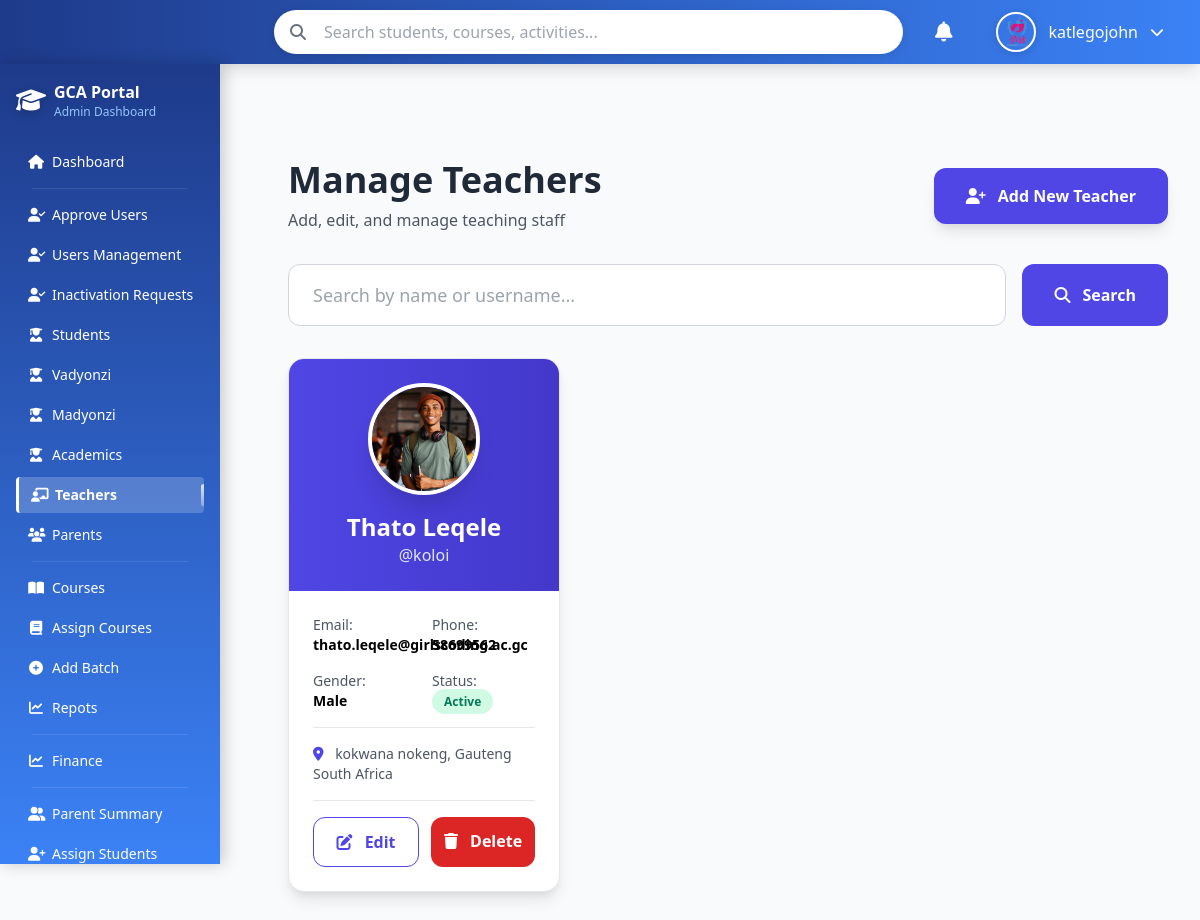
Before: /manage_teachers.php (signed in) with the older database file.
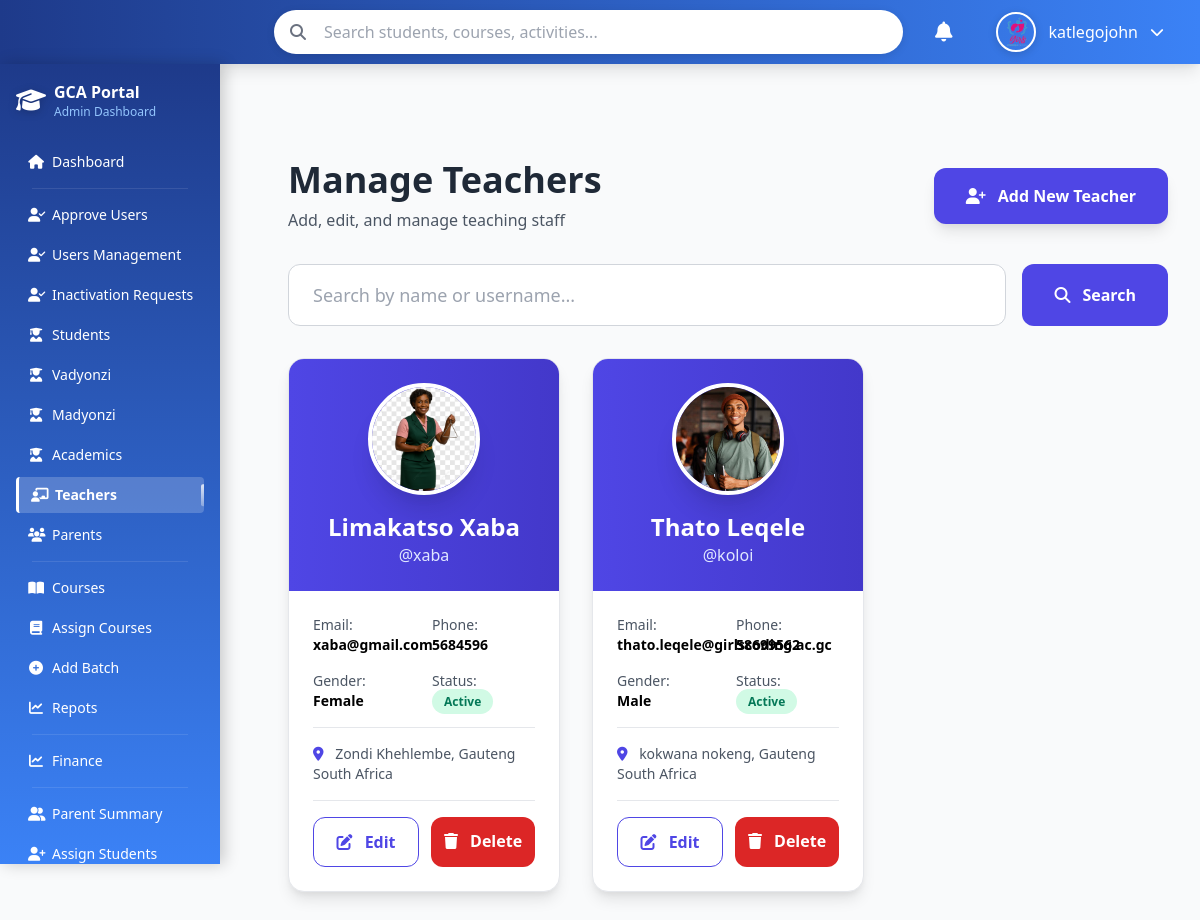
After: the same page with the newer database file.
### tables this page shows
CREATE TABLE `users` (
  `user_id` int(11) NOT NULL AUTO_INCREMENT,
  `firstName` varchar(100) DEFAULT NULL,
  `lastName` varchar(100) DEFAULT NULL,
  `email` varchar(100) DEFAULT NULL,
  `password` varchar(255) DEFAULT NULL,
  `username` varchar(50) DEFAULT NULL,
  `role` varchar(20) DEFAULT NULL,
  `gender` varchar(10) DEFAULT NULL,
  `dob` date DEFAULT NULL,
  `IDNumber` varchar(20) DEFAULT NULL,
  `phone` varchar(20) DEFAULT NULL,
  `document` varchar(255) DEFAULT NULL,
  `status` varchar(20) DEFAULT NULL,
  `address_id` int(11) DEFAULT NULL,
  `created_at` datetime DEFAULT NULL,
  `updated_at` datetime DEFAULT NULL,
  PRIMARY KEY (`user_id`),
  UNIQUE KEY `email` (`email`),
  UNIQUE KEY `username` (`username`),
  KEY `address_id` (`address_id`),
  CONSTRAINT `users_ibfk_1` FOREIGN KEY (`address_id`) REFERENCES `addresses` (`address_id`)
);

CREATE TABLE `teachers` (
  `teacher_id` int(11) NOT NULL AUTO_INCREMENT,
  `user_id` int(11) NOT NULL,
  `subject_speciality` varchar(255) DEFAULT NULL,
  `photo` varchar(255) DEFAULT 'NULL',
  PRIMARY KEY (`teacher_id`),
  KEY `user_id` (`user_id`),
  CONSTRAINT `teachers_ibfk_1` FOREIGN KEY (`user_id`) REFERENCES `users` (`user_id`) ON DELETE CASCADE
);

CREATE TABLE `addresses` (
  `address_id` int(11) NOT NULL AUTO_INCREMENT,
  `address1` varchar(255) DEFAULT NULL,
  `streetName` varchar(255) DEFAULT NULL,
  `postalCode` varchar(20) DEFAULT NULL,
  `district` varchar(100) DEFAULT NULL,
  `country` varchar(100) DEFAULT NULL,
  `created_at` datetime DEFAULT NULL,
  `updated_at` datetime DEFAULT NULL,
  PRIMARY KEY (`address_id`)
);

### manage_teachers.php (the view, shortened to what the rows shown need)
<?php
include("db.php");
$limit = 10;
$page = max(1, intval($_GET['page'] ?? 1));
$offset = ($page - 1) * $limit;
$search = trim($_GET['search'] ?? '');
if ($search) {
    $like = "%$search%";
    $stmt = $conn->prepare("SELECT SQL_CALC_FOUND_ROWS u.*, t.photo, a.* FROM users u JOIN teachers t ON u.user_id=t.user_id LEFT JOIN addresses a ON u.address_id=a.address_id WHERE u.role='teacher' AND (u.username LIKE ? OR u.firstName LIKE ? OR u.lastName LIKE ?) ORDER BY u.created_at DESC LIMIT ? OFFSET ?");
    $stmt->bind_param("sssii", $like, $like, $like, $limit, $offset);
} else {
    $stmt = $conn->prepare("SELECT SQL_CALC_FOUND_ROWS u.*, t.photo, a.* FROM users u JOIN teachers t ON u.user_id=t.user_id LEFT JOIN addresses a ON u.address_id=a.address_id WHERE u.role='teacher' ORDER BY u.created_at DESC LIMIT ? OFFSET ?");
    $stmt->bind_param("ii", $limit, $offset);
}
$stmt->execute();
$teachers = $stmt->get_result();
?>
<!DOCTYPE html>
<html lang="en" class="h-full">
<head>
    <script src="https://cdn.tailwindcss.com"></script>
    <link rel="stylesheet" href="https://cdnjs.cloudflare.com/ajax/libs/font-awesome/6.5.0/css/all.min.css">
</head>
<body class="h-full bg-gray-50">
<?php include 'top_navigation.php'; ?>
<?php include 'admin_navigation.php'; ?>
<div class="ml-64 mt-16 p-8 min-h-screen">
    <div class="max-w-7xl mx-auto">
        <div class="flex justify-between items-center mb-8">
            <div>
                <h1 class="text-4xl font-bold text-gray-800">Manage Teachers</h1>
            </div>
        </div>
        <?php if ($teachers->num_rows === 0): ?>
            <div class="text-center py-20 bg-white rounded-2xl shadow-sm border border-gray-200">
                <i class="fas fa-chalkboard-teacher text-8xl text-gray-300 mb-6"></i>
                <p class="text-2xl text-gray-600">No teachers found</p>
            </div>
        <?php else: ?>
            <div class="grid grid-cols-1 md:grid-cols-2 lg:grid-cols-3 gap-8">
                <?php while ($t = $teachers->fetch_assoc()):
                    $address = trim(($t['address1']??'') . ' ' . ($t['streetName']??'') . ', ' . ($t['district']??'') . ' ' . ($t['country']??''));
                ?>
                    <div class="bg-white rounded-2xl shadow-lg border border-gray-200 overflow-hidden card-hover transition-all duration-300">
                        <div class="bg-gradient-to-r from-indigo-600 to-indigo-700 text-white p-6 text-center">
                            <?php if (!empty($t['photo']) && file_exists($t['photo'])): ?>
                                <img src="<?= htmlspecialchars($t['photo']) ?>" class="w-28 h-28 rounded-full mx-auto border-4 border-white shadow-xl object-cover">
                            <?php else: ?>
                                <div class="w-28 h-28 bg-white bg-opacity-20 rounded-full mx-auto flex items-center justify-center text-5xl font-bold">
                                    <?= strtoupper(substr($t['firstName'],0,1).substr($t['lastName'],0,1)) ?>
                                </div>
                            <?php endif; ?>
                            <h3 class="text-2xl font-bold mt-4"><?= htmlspecialchars($t['firstName'] . ' ' . $t['lastName']) ?></h3>
                            <p class="text-indigo-100">@<?= htmlspecialchars($t['username']) ?></p>
                        </div>
                        <div class="p-6 space-y-4">
                            <div class="grid grid-cols-2 gap-4 text-sm">
                                <div><span class="text-gray-600">Email:</span><br><strong><?= htmlspecialchars($t['email']) ?></strong></div>
                                <div><span class="text-gray-600">Phone:</span><br><strong><?= htmlspecialchars($t['phone'] ?? '—') ?></strong></div>
                                <div><span class="text-gray-600">Gender:</span><br><strong><?= ucfirst($t['gender'] ?? '—') ?></strong></div>
                                <div><span class="text-gray-600">Status:</span><br>
                                    <span class="px-3 py-1 rounded-full text-xs font-bold <?= $t['status']=='active' ? 'bg-green-100 text-green-700' : 'bg-gray-100 text-gray-700' ?>">
                                        <?= ucfirst($t['status']) ?>
                                    </span>
                                </div>
                            </div>
                            <?php if ($address): ?>
                                <div class="text-sm text-gray-600 border-t pt-4">
                                    <i class="fas fa-map-marker-alt text-primary mr-2"></i>
                                    <?= htmlspecialchars($address) ?>
                                </div>
                            <?php endif; ?>
                            <div class="flex gap-3 pt-4 border-t">
                                <button onclick='editTeacher(<?= json_encode($t) ?>)'
                                        class="flex-1 bg-white border border-indigo-600 text-indigo-600 py-3 rounded-xl font-semibold hover:bg-indigo-50 transition">
                                    <i class="fas fa-edit mr-2"></i> Edit
                                </button>
                                <a href="?delete=<?= $t['user_id'] ?>" onclick="return confirm('Delete this teacher permanently?')"
                                   class="flex-1 bg-red-600 text-white py-3 rounded-xl font-semibold hover:bg-red-700 transition text-center">
                                    <i class="fas fa-trash mr-2"></i> Delete
                                </a>
                            </div>
                        </div>
                    </div>
                <?php endwhile; ?>
            </div>
        <?php endif; ?>
    </div>
</div>
</body>
</html>

Changed rows visible on the page:
added users: teachers.photo (picture), firstName+lastName "Limakatso Xaba", username "xaba", email "xaba@gmail.com", phone "5684596", gender "Female", status "Active", address.country "Zondi Khehlembe, Gauteng South Africa"
